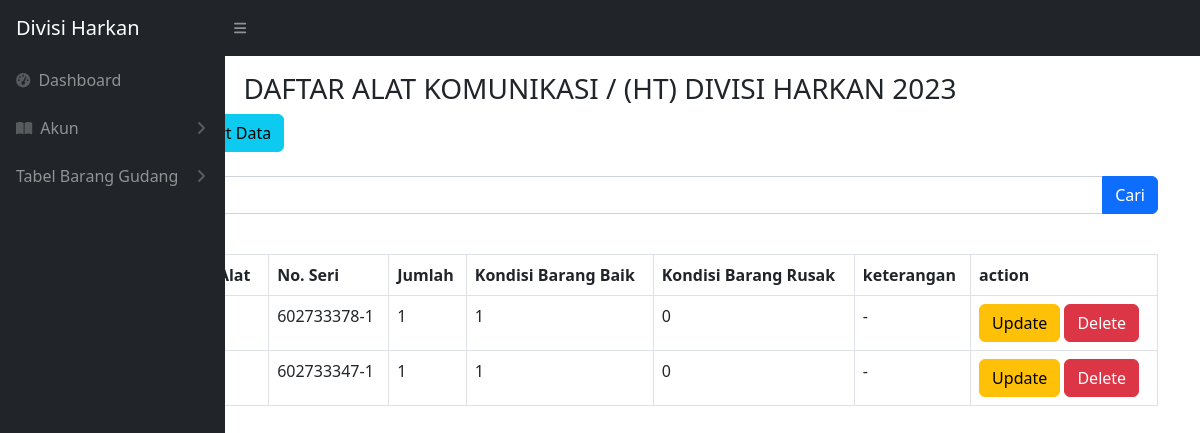
Before: /komunikasi.php with the older database file.
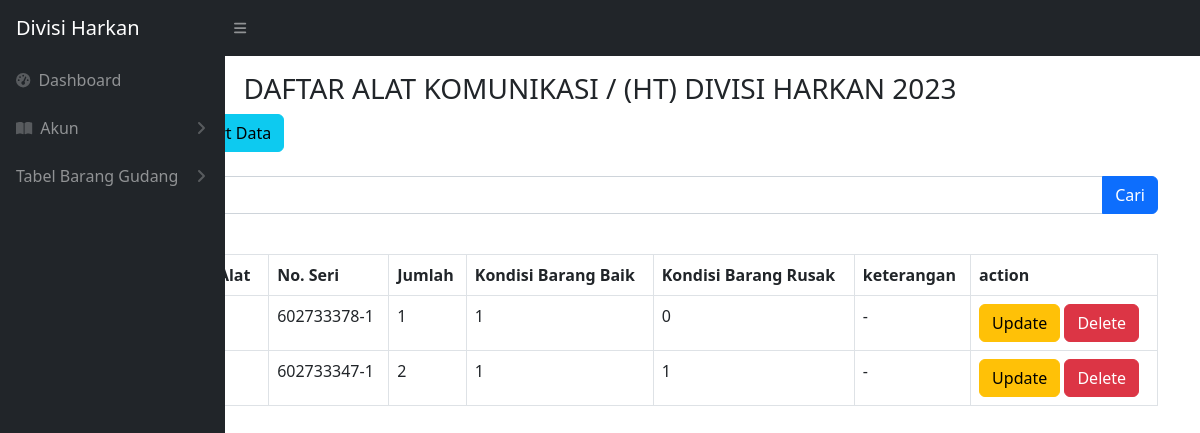
After: the same page with the newer database file.
### tables this page shows
CREATE TABLE `komunikasi` (
  `idbarang` int(11) NOT NULL,
  `namabarang` varchar(512) NOT NULL,
  `noseri` varchar(512) NOT NULL,
  `jumlah` int(11) NOT NULL,
  `baik` int(11) NOT NULL,
  `rusak` int(11) NOT NULL,
  `keterangan` varchar(512) NOT NULL,
  `kategori_id` int(11) NOT NULL
);

### komunikasi.php (the view, shortened to what this page needs)
<?php
require 'controller/koneksi.php';
$query = "SELECT * FROM komunikasi";
?>
<!DOCTYPE html>
<html lang="en">
<head>
    <link href="css/styles.css" rel="stylesheet" />
</head>
<body class="sb-nav-fixed">
    <nav class="sb-topnav navbar navbar-expand navbar-dark bg-dark">
        <a class="navbar-brand ps-3" href="index.php">Divisi Harkan</a>
        <button class="btn btn-link btn-sm order-1 order-lg-0 me-4 me-lg-0" id="sidebarToggle" href="#!"><i class="fas fa-bars"></i></button>
    </nav>
    <div id="layoutSidenav">
        <div id="layoutSidenav_nav">
            <nav class="sb-sidenav accordion sb-sidenav-dark" id="sidenavAccordion">
                <div class="sb-sidenav-menu">
                    <div class="nav">
                        <a class="nav-link" href="index.php">
                            <div class="sb-nav-link-icon"><i class="fas fa-tachometer-alt"></i></div>
                            Dashboard
                        </a>
                        <a class="nav-link collapsed" href="#" data-bs-toggle="collapse" data-bs-target="#collapsePages" aria-expanded="false" aria-controls="collapsePages">
                            <div class="sb-nav-link-icon"><i class="fas fa-book-open"></i></div>
                            Akun
                            <div class="sb-sidenav-collapse-arrow"><i class="fas fa-angle-down"></i></div>
                        </a>
                        <a class="nav-link collapsed" href="#" data-bs-toggle="collapse" data-bs-target="#pagesCollapseTabel" aria-expanded="false" aria-controls="pagesCollapseTabel">
                            Tabel Barang Gudang
                            <div class="sb-sidenav-collapse-arrow"><i class="fas fa-angle-down"></i></div>
                        </a>
                    </div>
                </div>
            </nav>
        </div>
    </div>
    <br>
    <br>
    <main>
        <div class="container-fluid px-4">
            <h3 class="mt-4 text-center">DAFTAR ALAT KOMUNIKASI / (HT) DIVISI HARKAN 2023</h3>
        </div>
        <div class="container -fluid">
            <div class="card-mb-4">
                <button type="button" class="btn btn-primary" data-bs-toggle="modal" data-bs-target="#myModal">
                </button>
                <a href="export_komunikasi.php" class="btn btn-info">Export Data</a>
                <br>
                <br>
                <form action="komunikasi.php" method="GET">
                    <div class="input-group mb-3">
                        <input type="text" value="" class="form-control" placeholder="Cari" name="cari">
                        <br>
                        <button type="submit" class="btn btn-primary">Cari</button>
                    </div>
                </form>
                <br>
                <div class="card-body">
                    <div class="table table-responsive">
                        <table class="table table-bordered" id="dataTable" width="100" cellspacing="0">
                            <thead>
                                <tr>
                                    <th>No</th>
                                    <th>Nama Barang / Alat</th>
                                    <th>No. Seri</th>
                                    <th>Jumlah</th>
                                    <th>Kondisi Barang Baik</th>
                                    <th>Kondisi Barang Rusak</th>
                                    <th>keterangan</th>
                                    <th>action</th>
                                </tr>
                            </thead>
                            <tbody>
                                <?php
                                $i = 1;
                                $ambilsemuadatabarang = mysqli_query($conn,$query);
                                while ($data = mysqli_fetch_array($ambilsemuadatabarang)) {
                                    $namabarang = $data['namabarang'];
                                    $noseri = $data['noseri'];
                                    $jumlah = $data['jumlah'];
                                    $barangbaik = $data['baik'];
                                    $barangrusak = $data['rusak'];
                                    $keterangan = $data['keterangan'];
                                    $idb = $data['idbarang'];
                                ?>
                                    <tr>
                                        <td><?= $i++ ?></td>
                                        <td><?= $namabarang ?></td>
                                        <td><?= $noseri ?></td>
                                        <td><?= $jumlah ?></td>
                                        <td><?= $barangbaik ?></td>
                                        <td><?= $barangrusak ?></td>
                                        <td><?= $keterangan ?></td>
                                        <td>
                                            <button type="button" class="btn btn-warning" data-bs-toggle="modal" data-bs-target="#edit<?= $idb; ?>">
                                                Update
                                            </button>
                                            <button type="button" class="btn btn-danger" data-bs-toggle="modal" data-bs-target="#delete<?= $idb; ?>">
                                                Delete
                                            </button>
                                        </td>
                                    </tr>
                                <?php
                                };
                                ?>
                            </tbody>
                        </table>
    </main>
</html>

Changed rows visible on the page:
changed komunikasi (number 2 of 2 on the later page): jumlah "1" → "2"; rusak "0" → "1"
